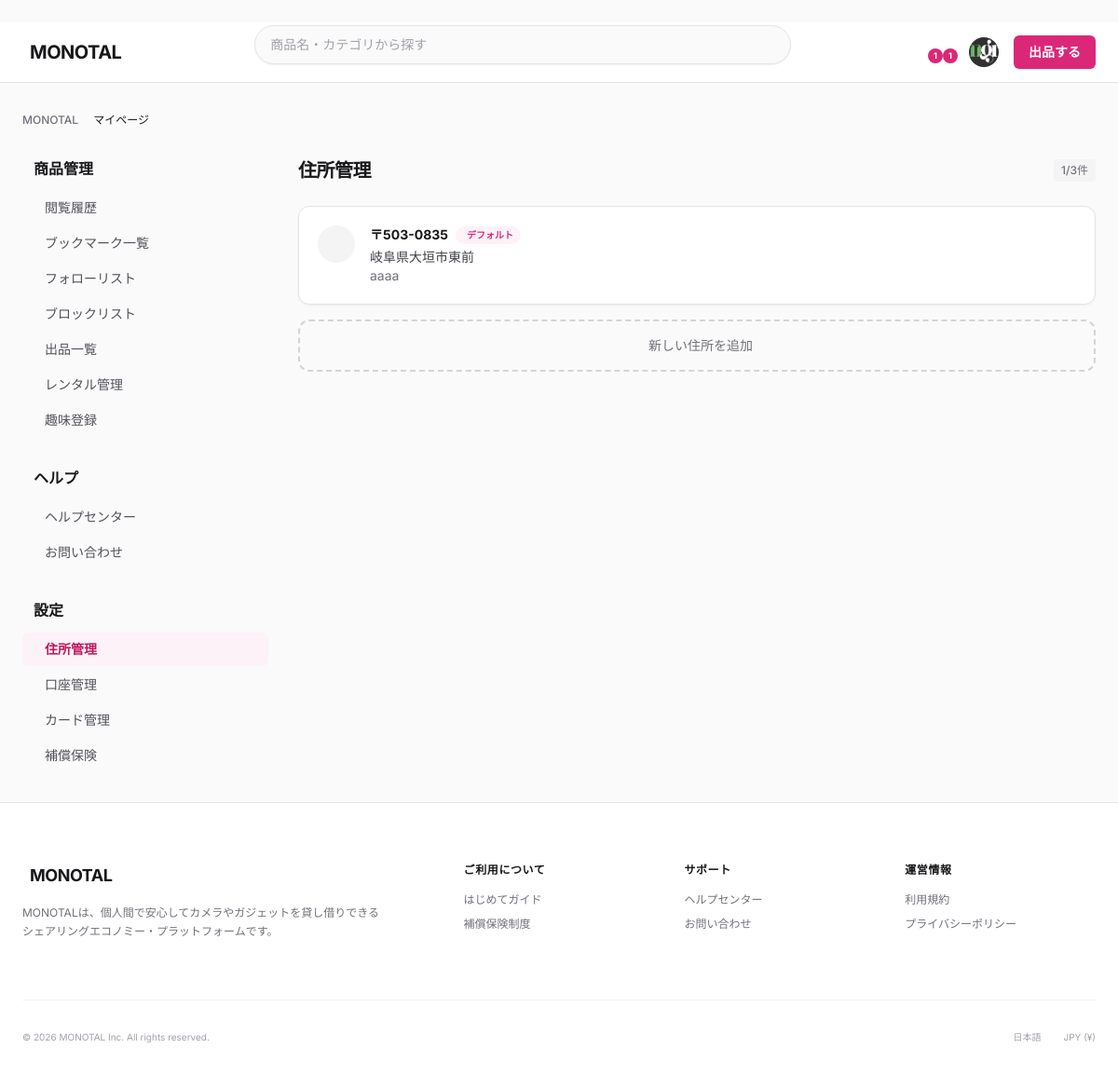
The page /monotal/mypage/addresses/ (signed in) on the database its author committed.
### monotal/models.py (models this page shows, shortened)
class User(AbstractBaseUser, PermissionsMixin):
    user_id = models.AutoField(primary_key=True)
    user_name = models.CharField(max_length=100)
    display_name = models.CharField(max_length=100)
    email = models.EmailField(max_length=255)
    phone_number = models.CharField(max_length=20, default='')
    password_hash = models.CharField(max_length=255)
    login_attempt_count = models.IntegerField(default=0)
    last_login_datetime = models.DateTimeField(null=True, blank=True)
    user_status = models.ForeignKey(
        UserStatus,
        on_delete=models.PROTECT,
        db_column='user_status_id'
    )
    register_datetime = models.DateTimeField(auto_now_add=True)
    update_datetime = models.DateTimeField(auto_now=True)
    delete_datetime = models.DateTimeField(null=True, blank=True)
    user_image = models.ImageField(upload_to='user_images/', null=True, blank=True)
    bio = models.CharField(max_length=160, blank=True, default='')  # 自己紹介文（Twitter仕様: 160文字）
    is_staff = models.BooleanField(default=False)
    is_active = models.BooleanField(default=True)
    objects = UserManager()
    USERNAME_FIELD = 'email'
    REQUIRED_FIELDS = ['user_name', 'display_name']
    class Meta:
        db_table = 'T_User'
        verbose_name = 'ユーザー'
        verbose_name_plural = 'ユーザー'

class UserAddress(models.Model):
    user_address_id = models.AutoField(primary_key=True)
    user = models.ForeignKey(
        User,
        on_delete=models.CASCADE,
        related_name='addresses',
        db_column='user_id'
    )
    postal_code = models.CharField(max_length=10, null=True, blank=True)
    prefecture = models.ForeignKey(
        Prefecture,
        on_delete=models.PROTECT,
        null=True,
        blank=True,
        db_column='prefecture_id'
    )
    city = models.CharField(max_length=100, null=True, blank=True)  # 市区町村・町域
    street_address = models.CharField(max_length=200, null=True, blank=True)  # 番地・建物名・部屋番号
    is_default = models.BooleanField(default=False)  # デフォルト住所フラグ
    register_datetime = models.DateTimeField(auto_now_add=True)
    update_datetime = models.DateTimeField(auto_now=True)
    class Meta:
        db_table = 'T_UserAddress'
        verbose_name = 'ユーザー住所'
        verbose_name_plural = 'ユーザー住所'

class Prefecture(models.Model):
    prefecture_id = models.AutoField(primary_key=True)
    prefecture_name = models.CharField(max_length=10, unique=True)
    prefecture_code = models.CharField(max_length=2, unique=True)  # 01-47のコード
    class Meta:
        db_table = 'M_Prefecture'
        verbose_name = '都道府県'
        verbose_name_plural = '都道府県'
        ordering = ['prefecture_id']

### monotal/views.py (the view, shortened to what this page needs)
class MyPageAddressListView(LoginRequiredMixin, View):
    login_url = '/monotal/login/'
    def get(self, request, *args, **kwargs):
        user_addresses = UserAddress.objects.filter(
            user=request.user
        ).select_related('prefecture').order_by('-is_default', '-register_datetime')
        prefectures = Prefecture.objects.all()
        user_hobbies = UserHobby.objects.filter(
            user=request.user
        ).select_related('product_category').order_by('product_category_id')
        context = {
            'user_addresses': user_addresses,
            'address_count': user_addresses.count(),
            'max_addresses': MAX_USER_ADDRESSES,
            'can_add_address': user_addresses.count() < MAX_USER_ADDRESSES,
            'prefectures': prefectures,
            'current_page': 'address_list',
            'user_hobbies': user_hobbies,
        }
        return render(request, 'mypage/address_list.html', context)

### monotal/context_processors.py (called while the page is built)
def rental_context(request):
    context = {
        'pending_rental_count': 0,
    }
    if request.user.is_authenticated:
        qs = RentalRequest.objects.filter(
            Q(requested_user=request.user) | Q(requester_user=request.user),
        ).exclude(
            rental_request_status_id__in=[3, 4, 5]  # 拒否・キャンセル・完了を除外
        )
        context['pending_rental_count'] = qs.count()
        import sys
        print(f"[rental_context] user={request.user.user_name} count={qs.count()} query={qs.query}", file=sys.stderr)
    return context

def notification_context(request):
    context = {
        'unread_notification_count': 0,
    }
    if request.user.is_authenticated:
        read_notification_ids = NotificationRead.objects.filter(
            user=request.user,
            notification_read_status_id=2  # 既読
        ).values_list('notification_id', flat=True)
        target_notification_ids = NotificationTargetUser.objects.filter(
            user=request.user
        ).values_list('notification_id', flat=True)
        context['unread_notification_count'] = target_notification_ids.exclude(
            notification_id__in=read_notification_ids
        ).count()
    return context

### templates/mypage/address_list.html (shortened to what this page needs)
﻿{% extends 'base.html' %}
{% load static %}
{% block extra_css %}
<link rel="stylesheet" href="{% static 'css/mypage.css' %}">
{% endblock %}
{% block content %}
<main class="mx-auto max-w-[1200px] w-full px-4 lg:px-6 py-8">
    <nav class="mb-8 flex text-xs font-medium text-zinc-500 overflow-x-auto whitespace-nowrap">
        <ol class="flex items-center space-x-2">
            <li><a href="{% url 'index' %}" class="hover:underline hover:text-pink-600">MONOTAL</a></li>
            <li class="text-zinc-900">マイページ</li>
        </ol>
    </nav>
    <div class="lg:grid lg:grid-cols-12 lg:gap-8 items-start">
        {% include 'mypage/_sidebar.html' %}
        <div class="lg:col-span-9">
            <div class="mb-6 flex items-center justify-between">
                <h1 class="text-xl font-bold tracking-tight text-zinc-900">住所管理</h1>
                <span class="text-xs font-medium text-zinc-500 bg-zinc-100 px-2 py-1 rounded">{{ address_count }}/{{ max_addresses }}件</span>
            </div>
            <div class="space-y-4" id="addressList">
                {% for address in user_addresses %}
                <div class="bg-white rounded-xl border border-zinc-200 shadow-sm p-4 sm:p-5 hover:border-zinc-300 transition-colors" data-address-id="{{ address.user_address_id }}">
                    <div class="flex items-start gap-4">
                        <div class="flex-shrink-0 h-10 w-10 rounded-full bg-zinc-100 flex items-center justify-center text-zinc-500">
                        </div>
                        <div class="flex-1 min-w-0">
                            <div class="flex items-center gap-2 mb-1">
                                <span class="text-sm font-bold text-zinc-900">〒{{ address.postal_code|slice:":3" }}-{{ address.postal_code|slice:"3:" }}</span>
                                {% if address.is_default %}
                                <span class="inline-flex items-center gap-1 text-[10px] font-bold text-pink-600 bg-pink-50 px-2 py-0.5 rounded-full">
                                    デフォルト
                                </span>
                                {% endif %}
                            </div>
                            <p class="text-sm text-zinc-700">{{ address.prefecture.prefecture_name }}{{ address.city }}</p>
                            <p class="text-sm text-zinc-500">{{ address.street_address }}</p>
                        </div>
                        <div class="flex-shrink-0 flex gap-1">
                            <button type="button" class="edit-address-btn p-2 text-zinc-400 hover:text-blue-500 hover:bg-blue-50 rounded-lg transition-colors"
                                    data-address-id="{{ address.user_address_id }}"
                                    data-postal-code="{{ address.postal_code }}"
                                    data-prefecture-id="{{ address.prefecture.prefecture_id }}"
                                    data-city="{{ address.city }}"
                                    data-street-address="{{ address.street_address }}"
                                    title="編集">
                            </button>
                            <button type="button" class="delete-address-btn p-2 text-zinc-400 hover:text-red-500 hover:bg-red-50 rounded-lg transition-colors"
                                    data-address-id="{{ address.user_address_id }}"
                                    title="削除">
                            </button>
                        </div>
                    </div>
                </div>
                {% endfor %}
            </div>
            {% if address_count > 0 and can_add_address %}
            <div class="mt-4">
                <button type="button" id="openAddModalBtn" class="w-full flex items-center justify-center gap-2 rounded-xl border-2 border-dashed border-zinc-300 py-4 text-sm font-medium text-zinc-500 hover:border-pink-300 hover:text-pink-600 hover:bg-pink-50 transition-all">
                    新しい住所を追加
                </button>
            </div>
            {% endif %}
        </div>
    </div>
</main>
{% endblock %}

### templates/base.html (shortened to what this page needs)
<!DOCTYPE html>
<html lang="ja">
<head>
    <script src="https://cdn.tailwindcss.com"></script>
    {% block extra_css %}{% endblock %}
</head>
<body class="bg-zinc-50 text-zinc-900 antialiased selection:bg-pink-600 selection:text-white flex flex-col min-h-screen pb-20 md:pb-0">
    <header class="sticky top-0 z-50 w-full border-b border-zinc-200 bg-white/95 backdrop-blur-md">
        <div class="mx-auto flex h-16 max-w-[1200px] items-center justify-between gap-6 px-4 lg:px-6">
            <a href="{% url 'index' %}" class="flex-shrink-0 group flex items-center gap-2">
                <span class="text-xl font-bold tracking-tight text-zinc-900 uppercase group-hover:text-pink-600 transition-colors">MONOTAL</span>
            </a>
            <form method="GET" action="{% url 'product_list' %}" class="hidden md:flex flex-1 max-w-xl relative" id="header-search-form">
                <div class="flex-1 relative">
                    <input
                        type="text"
                        name="q"
                        id="header-search-input"
                        value="{{ request.GET.q|default:'' }}"
                        placeholder="商品名・カテゴリから探す"
                        autocomplete="off"
                        class="w-full rounded-full border border-zinc-200 bg-zinc-50 py-2.5 pl-4 pr-10 text-sm text-zinc-900 placeholder-zinc-400 focus:border-pink-600 focus:ring-1 focus:ring-pink-600 focus:outline-none focus:bg-white transition-all shadow-sm"
                    >
                </div>
            </form>
            <div class="flex items-center gap-3 lg:gap-4">
                {% if user.is_authenticated %}
                    <a href="{% url 'mypage_rental_management' %}" class="relative text-zinc-500 hover:text-zinc-900 transition-colors" title="レンタル管理">
                        {% if pending_rental_count %}
                        <span class="absolute -top-1 -right-1 h-4 w-4 rounded-full bg-pink-600 text-[9px] font-bold text-white flex items-center justify-center">{{ pending_rental_count }}</span>
                        {% endif %}
                    </a>
                    <div class="relative" id="notification-dropdown-container">
                        <button id="notification-dropdown-btn" class="relative text-zinc-500 hover:text-zinc-900 transition-colors">
                            {% if unread_notification_count > 0 %}
                            <span id="notification-badge" class="absolute -top-1 -right-1 h-4 w-4 rounded-full bg-pink-600 text-[9px] font-bold text-white flex items-center justify-center">{{ unread_notification_count }}</span>
                            {% endif %}
                        </button>
                    </div>
                    <div class="relative" id="profile-dropdown-container">
                        <button id="profile-dropdown-btn" class="h-8 w-8 rounded-full bg-zinc-100 flex items-center justify-center overflow-hidden hover:ring-2 hover:ring-pink-600 transition-all">
                            {% if user.user_image %}
                                <img src="{{ user.user_image.url }}" alt="{{ user.display_name }}" class="h-full w-full object-cover">
                            {% else %}
                                <span class="iconify text-zinc-500" data-icon="lucide:user" data-width="16" data-height="16"></span>
                            {% endif %}
                        </button>
                    </div>
                    <a href="{% url 'create_sell' %}" class="rounded-md bg-pink-600 px-4 py-2 text-sm font-semibold text-white transition-all hover:bg-pink-700 shadow-sm flex items-center gap-2">
                        <span>出品<span class="hidden lg:inline">する</span></span>
                    </a>
                {% endif %}
            </div>
        </div>
    </header>
    {% block content %}{% endblock %}
    <footer class="border-t border-zinc-200 bg-white pt-16 pb-24 md:pb-12 mt-auto">
        <div class="mx-auto max-w-[1200px] px-6">
            <div class="grid grid-cols-2 md:grid-cols-4 lg:grid-cols-5 gap-8 mb-16">
                <div class="col-span-2 space-y-4">
                    <a href="{% url 'index' %}" class="flex items-center gap-2 mb-4">
                        <span class="text-lg font-bold tracking-tight text-zinc-900 uppercase">MONOTAL</span>
                    </a>
                    <p class="text-xs text-zinc-500 leading-relaxed max-w-sm">
                        MONOTALは、個人間で安心してカメラやガジェットを貸し借りできるシェアリングエコノミー・プラットフォームです。
                    </p>
                </div>
                <div>
                    <h4 class="text-xs font-semibold text-zinc-900 mb-4 uppercase tracking-wider">ご利用について</h4>
                    <ul class="space-y-2.5 text-xs text-zinc-500 font-medium">
                        <li><a href="#" class="hover:text-pink-600 transition-colors">はじめてガイド</a></li>
                        <li><a href="#" class="hover:text-pink-600 transition-colors">補償保険制度</a></li>
                    </ul>
                </div>
                <div>
                    <h4 class="text-xs font-semibold text-zinc-900 mb-4 uppercase tracking-wider">サポート</h4>
                    <ul class="space-y-2.5 text-xs text-zinc-500 font-medium">
                        <li><a href="#" class="hover:text-pink-600 transition-colors">ヘルプセンター</a></li>
                        <li><a href="#" class="hover:text-pink-600 transition-colors">お問い合わせ</a></li>
                    </ul>
                </div>
                <div>
                     <h4 class="text-xs font-semibold text-zinc-900 mb-4 uppercase tracking-wider">運営情報</h4>
                    <ul class="space-y-2.5 text-xs text-zinc-500 font-medium">
                        <li><a href="{% url 'terms_of_service' %}" class="hover:text-pink-600 transition-colors">利用規約</a></li>
                        <li><a href="{% url 'privacy_policy' %}" class="hover:text-pink-600 transition-colors">プライバシーポリシー</a></li>
                    </ul>
                </div>
            </div>
            <div class="border-t border-zinc-100 pt-8 flex flex-col md:flex-row justify-between items-center gap-4">
                <p class="text-[10px] text-zinc-400">© 2026 MONOTAL Inc. All rights reserved.</p>
                <div class="flex items-center gap-6">
                    <span class="text-[10px] text-zinc-400">日本語</span>
                    <span class="text-[10px] text-zinc-400">JPY (¥)</span>
                </div>
            </div>
        </div>
    </footer>
    {% load static %}
</body>
</html>

### statics/css/mypage.css (style rules this page uses)
[data-address-id] { transition: opacity 0.3s ease, transform 0.3s ease; }

### templates/base.html (style rules this page uses)
body { font-family: 'Inter', sans-serif; }

### rows shown on the page
User: user_image (picture)
UserAddress: postal_code "503", postal_code "0835", is_default "デフォルト", prefecture.prefecture_name "岐阜県", city "大垣市東前", street_address "aaaa"

### other values the page prints
{{ pending_rental_count }} "1"
{{ unread_notification_count }} "1"
{{ address_count }} "1"
{{ max_addresses }} "3"
